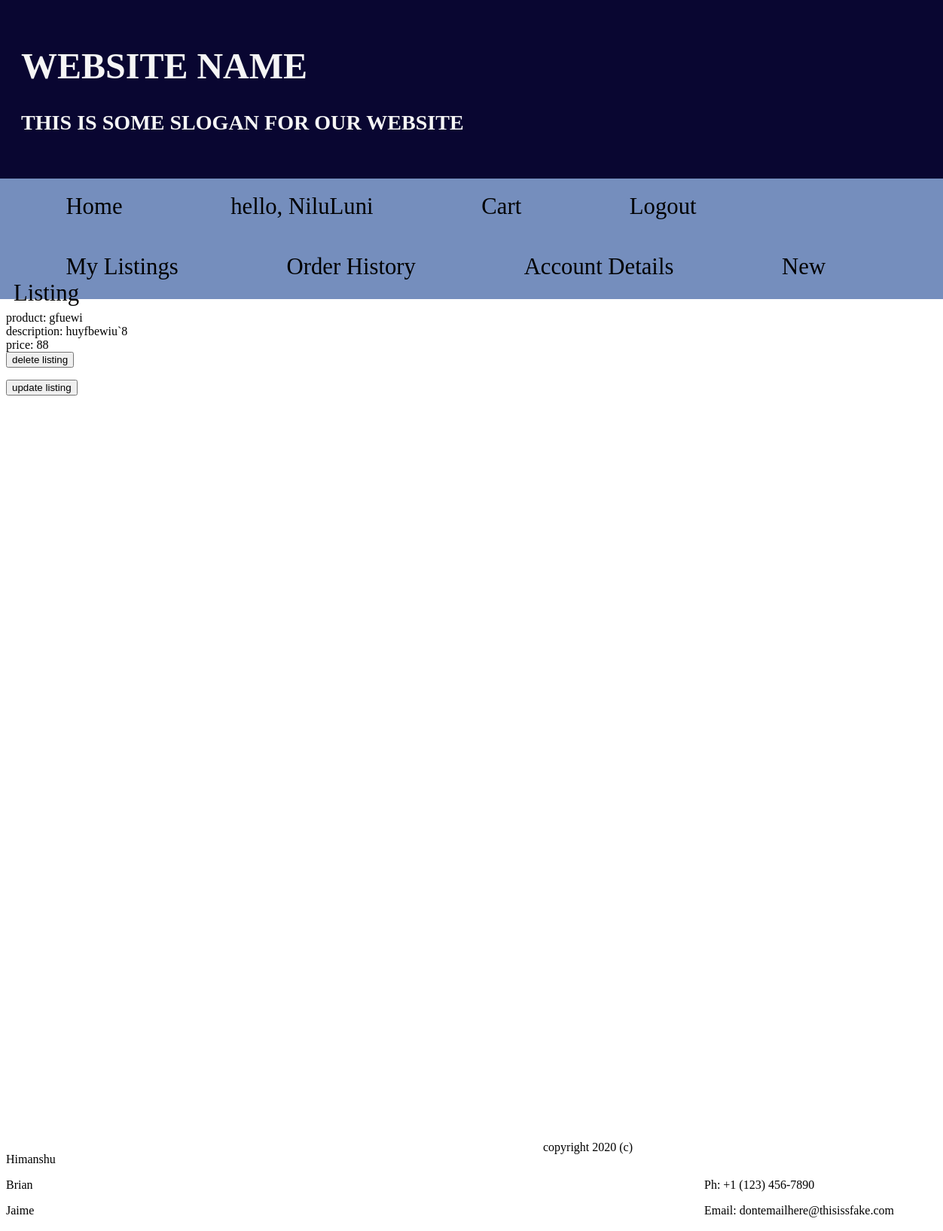
/Market/listings/ (signed in), run on an earlier commit of the app's database.
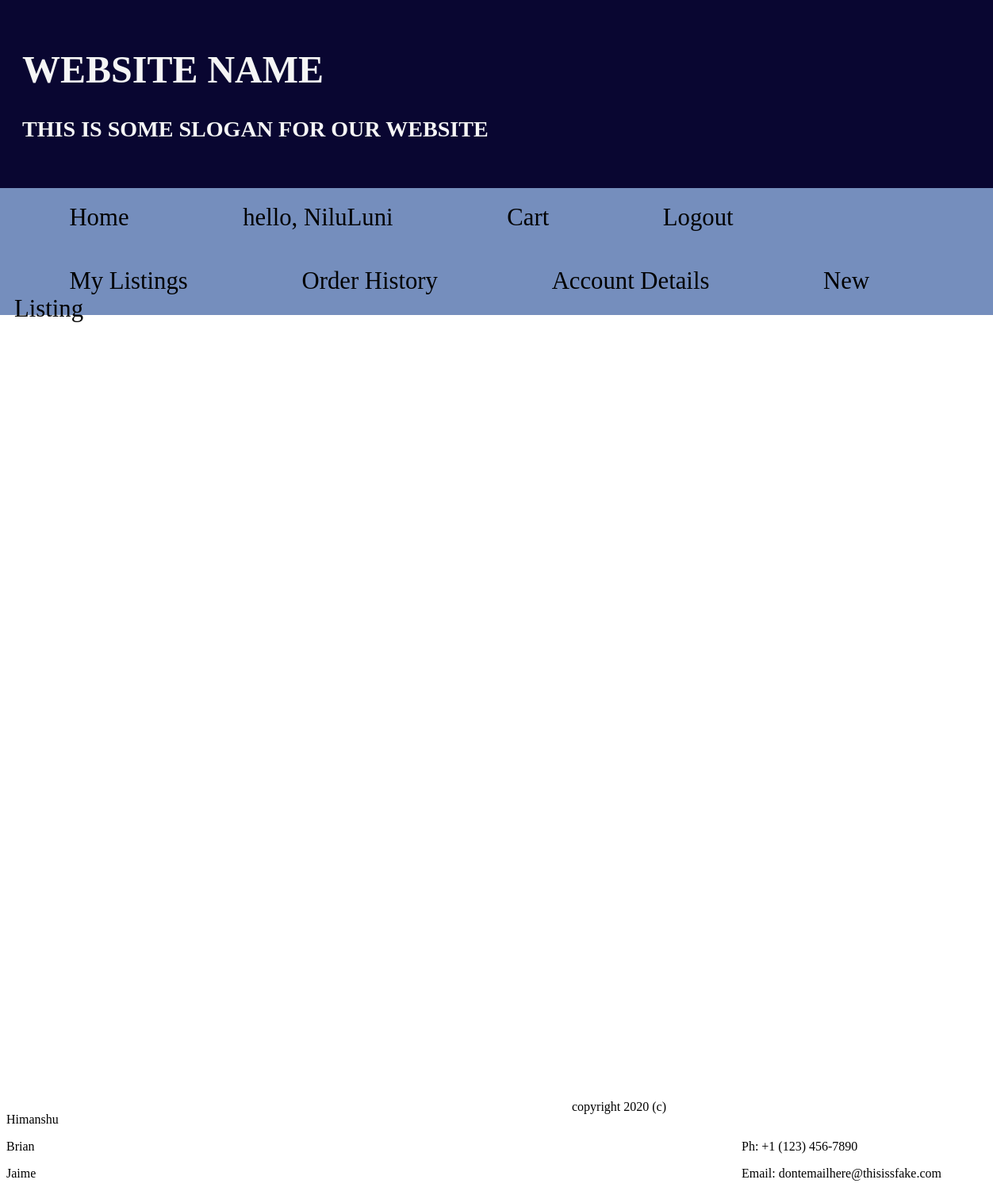
And on a later commit of the database.
### Market/models.py (models this page shows)
class Product(models.Model):
    owner = models.ForeignKey(User, on_delete=models.CASCADE)
    product_name = models.CharField(max_length=50)
    description = models.CharField(max_length=50)
    price = models.IntegerField()
    stock = models.IntegerField()
    pub_date = models.DateTimeField('date published', default=timezone.now)

### Market/views.py (the view)
# urls.py: path('listings/', views.my_listings, name='my_listings'),
@login_required
def my_listings(request):
    my_listing = Product.objects.filter(owner__username=request.session['username'])
    context = {'my_listing': my_listing}
    return render(request, 'Market/Listings.html', context)

### templates/Market/Listings.html (shortened to what this page needs)
{% extends 'Market/Account.html' %}
{% block body_plus %}
    {% for listing in my_listing %}
        <p id="product{{ listing.id }}">
            product: {{ listing.product_name }}<br>
            description: {{ listing.description }}<br>
            price: {{ listing.price }}<br>
            <button class="delete" data-list="{{ listing.id }}" data-user="{{ request.session.username }}">delete listing</button>
        </p>
        <form id="form{{ listing.id }}" method="get" action="{% url 'update' %}">
                <input type="submit" value="update listing">
        </form>
    {% endfor %}
{% endblock %}

What changed in the data, as far as the page shows it:
removed Product: product_name "gfuewi", description "huyfbewiu`8", price "88"
